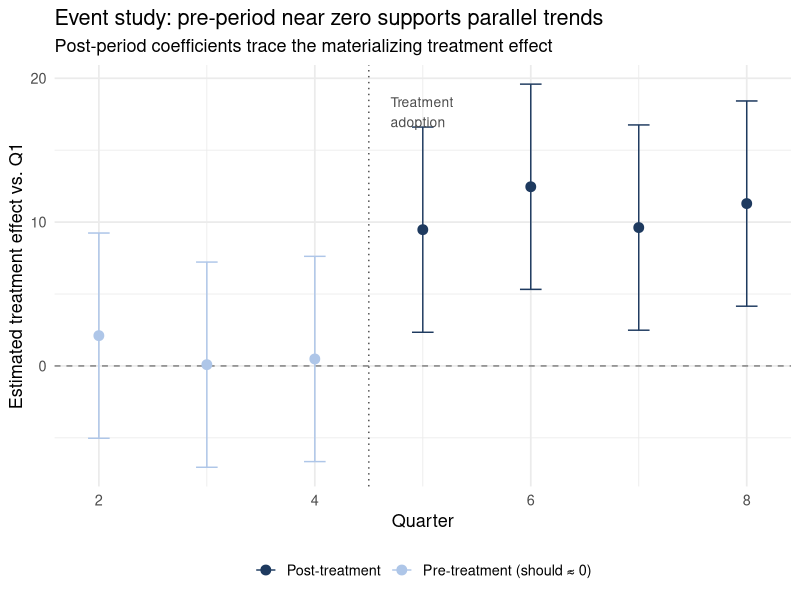
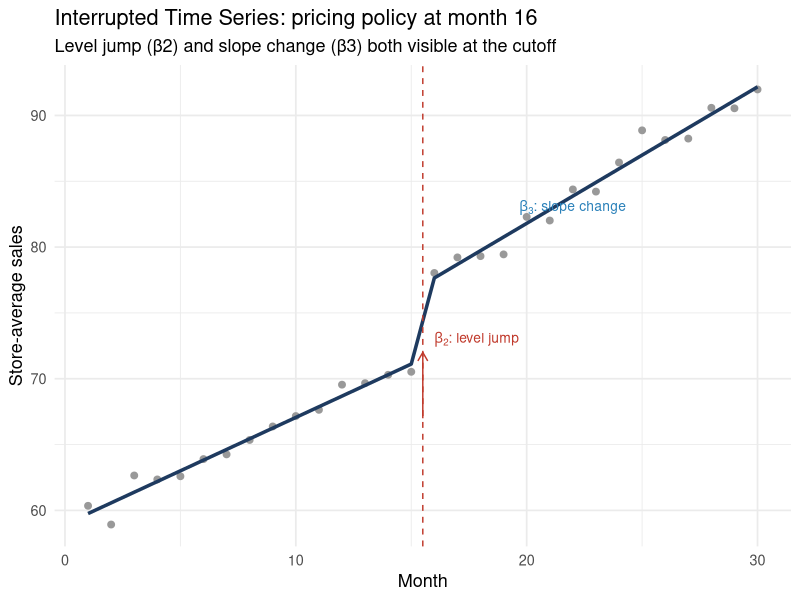

Write the R code that produced these figures, in order.
## ---- chunk 1
library(tidyverse)
library(lme4)
library(lmerTest)
library(plm)
library(AER)
library(broom)
library(broom.mixed)
library(ggplot2)
library(patchwork)
library(sandwich)
library(lmtest)
set.seed(42)
## ---- chunk 2
n_firms    <- 60
n_quarters <- 8

firm_eff    <- rnorm(n_firms, 0, 8)
quarter_eff <- rnorm(n_quarters, 0, 3)

df_twfe <- expand_grid(firm = 1:n_firms, quarter = 1:n_quarters) |>
  mutate(
    treated      = as.integer(firm <= 30),
    post         = as.integer(quarter >= 5),
    D            = treated * post,
    f_eff        = firm_eff[firm],
    q_eff        = quarter_eff[quarter],
    productivity = 50 + 10 * D + f_eff + q_eff + rnorm(n(), 0, 4),
    firm         = factor(firm),
    quarter      = factor(quarter)
  )
## ---- chunk 3
# 1. Manual 2x2 DiD
did_manual <- with(
  df_twfe |>
    group_by(treated, post) |>
    summarise(y = mean(productivity), .groups = "drop"),
  (y[treated == 1 & post == 1] - y[treated == 1 & post == 0]) -
    (y[treated == 0 & post == 1] - y[treated == 0 & post == 0])
)
cat("Manual DiD estimate:", round(did_manual, 2), "\n")

# 2. Regression DiD with firm-clustered SEs
m_reg_did  <- lm(productivity ~ treated * post, data = df_twfe)
se_cluster <- coeftest(m_reg_did, vcov = vcovCL(m_reg_did, cluster = ~firm))

# 3. TWFE via plm (two-way within)
pdata_twfe <- pdata.frame(
  df_twfe |> mutate(firm_id = as.integer(firm), qtr = as.integer(quarter)),
  index = c("firm_id", "qtr")
)
m_twfe <- plm(productivity ~ D, data = pdata_twfe,
              model = "within", effect = "twoways")
## ---- chunk 4
naive_se <- sqrt(diag(vcov(m_reg_did)))["treated:post"]
clust_se <- se_cluster["treated:post", "Std. Error"]

tibble(
  Method           = c("Manual DiD", "Regression DiD (naive SE)",
                       "Regression DiD (clustered SE)", "TWFE via plm"),
  Estimate         = c(did_manual,
                       coef(m_reg_did)["treated:post"],
                       se_cluster["treated:post", "Estimate"],
                       coef(m_twfe)["D"]),
  `Std. Error`     = c(NA, naive_se, clust_se, NA)
) |>
  knitr::kable(digits = 3,
               caption = "All three approaches recover the true ATT ≈ 10. Clustered SEs exceed naive SEs because productivity shocks are correlated within firms over time.")
## ---- chunk 5
m_event <- lm(productivity ~ treated * factor(quarter), data = df_twfe)

event_df <- broom::tidy(m_event, conf.int = TRUE) |>
  filter(str_detect(term, "treated:")) |>
  mutate(
    quarter = as.integer(str_extract(term, "[0-9]+")),
    pre     = quarter < 5
  )

ggplot(event_df, aes(x = quarter, y = estimate, color = pre)) +
  geom_hline(yintercept = 0, linetype = "dashed", color = "gray50") +
  geom_vline(xintercept = 4.5, linetype = "dotted", color = "gray30") +
  geom_errorbar(aes(ymin = conf.low, ymax = conf.high), width = 0.2) +
  geom_point(size = 3) +
  scale_color_manual(
    values = c("FALSE" = "#1e3a5f", "TRUE" = "#aec6e8"),
    labels = c("FALSE" = "Post-treatment", "TRUE" = "Pre-treatment (should \u2248 0)")
  ) +
  annotate("text", x = 4.7, y = max(event_df$conf.high) * 0.9,
           label = "Treatment\nadoption", hjust = 0, size = 3.5, color = "gray30") +
  labs(
    title   = "Event study: pre-period near zero supports parallel trends",
    subtitle = "Post-period coefficients trace the materializing treatment effect",
    x       = "Quarter",
    y       = "Estimated treatment effect vs. Q1",
    color   = NULL
  ) +
  theme_minimal(base_size = 13) +
  theme(legend.position = "bottom")
## ---- chunk 6
n_stores <- 40
n_months <- 30
store_eff <- rnorm(n_stores, 0, 6)

df_its <- expand_grid(store = 1:n_stores, month = 1:n_months) |>
  mutate(
    post   = as.integer(month >= 16),
    t_post = pmax(month - 15, 0),       # months elapsed since policy; 0 before
    s_eff  = store_eff[store],
    sales  = 60 + 0.8 * month + 5 * post + 0.3 * t_post + s_eff + rnorm(n(), 0, 5),
    store  = factor(store)
  )
## ---- chunk 7
m_its <- lmer(sales ~ month + post + t_post + (1 | store), data = df_its)

broom.mixed::tidy(m_its, effects = "fixed") |>
  knitr::kable(digits = 3,
               caption = "ITS model: pre-trend (month), level jump (post), slope change (t_post). True values: 0.8, 5, 0.3.")
## ---- chunk 8
store_avg <- df_its |>
  group_by(month) |>
  summarise(mean_sales = mean(sales), .groups = "drop")

# Predicted values from lmer for an average store
pred_df <- tibble(
  month   = 1:n_months,
  post    = as.integer(month >= 16),
  t_post  = pmax(month - 15, 0),
  store   = factor(1)          # prediction for store 1 (fixed effects only for plot)
)
pred_df$pred <- predict(m_its, newdata = pred_df, re.form = NA)

ggplot(store_avg, aes(x = month, y = mean_sales)) +
  geom_point(color = "gray60", size = 2) +
  geom_line(data = pred_df, aes(y = pred), color = "#1e3a5f", linewidth = 1.2) +
  geom_vline(xintercept = 15.5, linetype = "dashed", color = "#c0392b") +
  annotate("segment",
           x = 15.5, xend = 15.5, y = 67, yend = 72,
           arrow = arrow(length = unit(0.25, "cm")), color = "#c0392b") +
  annotate("text", x = 16, y = 73,
           label = expression(beta[2]*": level jump"), hjust = 0,
           color = "#c0392b", size = 3.5) +
  annotate("text", x = 22, y = 83,
           label = expression(beta[3]*": slope change"),
           color = "#2980b9", size = 3.5) +
  labs(
    title    = "Interrupted Time Series: pricing policy at month 16",
    subtitle = "Level jump (\u03b22) and slope change (\u03b23) both visible at the cutoff",
    x        = "Month",
    y        = "Store-average sales"
  ) +
  theme_minimal(base_size = 13)
## ---- chunk 9
df_pre <- df_its |> filter(month < 16)
m_pretrend <- lmer(sales ~ month + I(month^2) + (1 | store), data = df_pre)
broom.mixed::tidy(m_pretrend, effects = "fixed") |>
  knitr::kable(digits = 4,
               caption = "Pre-period model with quadratic term. If I(month^2) is far from zero, the pre-trend is curved and the level-jump interpretation is suspect.")
## ---- chunk 10
n_f  <- 200
n_y  <- 6
firm_q       <- rnorm(n_f, 0, 5)                  # unobserved firm quality
industry     <- rep(1:10, each = n_f / 10)
tax_incentive <- rnorm(10, 0, 2)[industry]         # industry-level component

df_piv <- expand_grid(firm = 1:n_f, year = 1:n_y) |>
  mutate(
    fq      = firm_q[firm],
    tax_inc = tax_incentive[firm] + rnorm(n(), 0, 0.5),  # firm-year realization
    # R&D: endogenous — high-quality firms invest more
    rd      = 20 + 2 * fq + 3 * tax_inc + rnorm(n(), 0, 5),
    # Patents: causal effect of R&D = 0.5; also depends on quality
    patents = 5 + 0.5 * rd + 1.5 * fq + rnorm(n(), 0, 3),
    firm    = factor(firm),
    year    = factor(year)
  )
## ---- chunk 11
# OLS + FE: still biased by time-varying fq-rd correlation
m_ols_fe <- lm(patents ~ rd + factor(firm) + factor(year), data = df_piv)

# IV + FE: use tax_inc as instrument, include firm + year FE
m_iv_fe  <- ivreg(
  patents ~ rd + factor(firm) + factor(year) |
    tax_inc + factor(firm) + factor(year),
  data = df_piv
)

# First-stage F-statistic
fs <- lm(rd ~ tax_inc + factor(firm) + factor(year), data = df_piv)
fs_F <- summary(fs)$fstatistic[1]
cat("First-stage F on instrument:", round(fs_F, 1), "\n")
## ---- chunk 12
tibble(
  Model    = c("OLS + unit/year FE", "IV + unit/year FE"),
  Estimate = c(coef(m_ols_fe)["rd"], coef(m_iv_fe)["rd"]),
  `Std. Error` = c(
    sqrt(diag(vcov(m_ols_fe)))["rd"],
    sqrt(diag(vcov(m_iv_fe)))["rd"]
  ),
  `True value` = 0.5
) |>
  knitr::kable(digits = 4,
               caption = "OLS + FE overestimates the R&D effect because time-varying firm quality (fq) remains a confounder. IV recovers the true coefficient of 0.5.")
